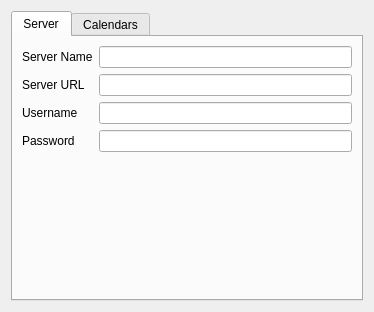
<?xml version="1.0" encoding="UTF-8"?>
<ui version="4.0">
 <class>EditServer</class>
 <widget class="QWidget" name="EditServer">
  <property name="geometry">
   <rect>
    <x>0</x>
    <y>0</y>
    <width>374</width>
    <height>312</height>
   </rect>
  </property>
  <property name="sizePolicy">
   <sizepolicy hsizetype="Expanding" vsizetype="Expanding">
    <horstretch>0</horstretch>
    <verstretch>0</verstretch>
   </sizepolicy>
  </property>
  <property name="windowTitle">
   <string>Form</string>
  </property>
  <property name="autoFillBackground">
   <bool>true</bool>
  </property>
  <layout class="QVBoxLayout" name="verticalLayout_2">
   <item>
    <widget class="QTabWidget" name="calendarTab">
     <property name="sizePolicy">
      <sizepolicy hsizetype="Expanding" vsizetype="Expanding">
       <horstretch>1</horstretch>
       <verstretch>1</verstretch>
      </sizepolicy>
     </property>
     <property name="currentIndex">
      <number>0</number>
     </property>
     <widget class="QWidget" name="Server">
      <property name="sizePolicy">
       <sizepolicy hsizetype="Expanding" vsizetype="Expanding">
        <horstretch>1</horstretch>
        <verstretch>1</verstretch>
       </sizepolicy>
      </property>
      <attribute name="title">
       <string>Server</string>
      </attribute>
      <layout class="QVBoxLayout" name="verticalLayout_3">
       <item>
        <layout class="QFormLayout" name="formLayout">
         <property name="sizeConstraint">
          <enum>QLayout::SetMaximumSize</enum>
         </property>
         <property name="fieldGrowthPolicy">
          <enum>QFormLayout::ExpandingFieldsGrow</enum>
         </property>
         <property name="rowWrapPolicy">
          <enum>QFormLayout::DontWrapRows</enum>
         </property>
         <property name="labelAlignment">
          <set>Qt::AlignLeading|Qt::AlignLeft|Qt::AlignVCenter</set>
         </property>
         <property name="formAlignment">
          <set>Qt::AlignRight|Qt::AlignTop|Qt::AlignTrailing</set>
         </property>
         <property name="horizontalSpacing">
          <number>6</number>
         </property>
         <item row="0" column="0">
          <widget class="QLabel" name="serverNameLabel">
           <property name="text">
            <string>Server Name</string>
           </property>
          </widget>
         </item>
         <item row="0" column="1">
          <widget class="QLineEdit" name="uiServerNameLine">
           <property name="sizePolicy">
            <sizepolicy hsizetype="Expanding" vsizetype="Fixed">
             <horstretch>1</horstretch>
             <verstretch>0</verstretch>
            </sizepolicy>
           </property>
          </widget>
         </item>
         <item row="1" column="0">
          <widget class="QLabel" name="serverUrlLabel">
           <property name="sizePolicy">
            <sizepolicy hsizetype="Minimum" vsizetype="Preferred">
             <horstretch>0</horstretch>
             <verstretch>0</verstretch>
            </sizepolicy>
           </property>
           <property name="text">
            <string>Server URL</string>
           </property>
          </widget>
         </item>
         <item row="1" column="1">
          <widget class="QLineEdit" name="uiServerAddressLine">
           <property name="sizePolicy">
            <sizepolicy hsizetype="Expanding" vsizetype="Fixed">
             <horstretch>1</horstretch>
             <verstretch>0</verstretch>
            </sizepolicy>
           </property>
          </widget>
         </item>
         <item row="2" column="0">
          <widget class="QLabel" name="usernameLabel">
           <property name="sizePolicy">
            <sizepolicy hsizetype="Minimum" vsizetype="Preferred">
             <horstretch>0</horstretch>
             <verstretch>0</verstretch>
            </sizepolicy>
           </property>
           <property name="text">
            <string>Username</string>
           </property>
          </widget>
         </item>
         <item row="2" column="1">
          <widget class="QLineEdit" name="uiUserNameLine">
           <property name="sizePolicy">
            <sizepolicy hsizetype="Expanding" vsizetype="Fixed">
             <horstretch>1</horstretch>
             <verstretch>0</verstretch>
            </sizepolicy>
           </property>
          </widget>
         </item>
         <item row="3" column="0">
          <widget class="QLabel" name="passwordLabel">
           <property name="sizePolicy">
            <sizepolicy hsizetype="Minimum" vsizetype="Preferred">
             <horstretch>0</horstretch>
             <verstretch>0</verstretch>
            </sizepolicy>
           </property>
           <property name="text">
            <string>Password</string>
           </property>
          </widget>
         </item>
         <item row="3" column="1">
          <widget class="QLineEdit" name="uiUserPassLine">
           <property name="sizePolicy">
            <sizepolicy hsizetype="Expanding" vsizetype="Fixed">
             <horstretch>1</horstretch>
             <verstretch>0</verstretch>
            </sizepolicy>
           </property>
           <property name="echoMode">
            <enum>QLineEdit::Password</enum>
           </property>
          </widget>
         </item>
        </layout>
       </item>
      </layout>
     </widget>
     <widget class="QWidget" name="Calendars">
      <property name="sizePolicy">
       <sizepolicy hsizetype="Expanding" vsizetype="Expanding">
        <horstretch>1</horstretch>
        <verstretch>1</verstretch>
       </sizepolicy>
      </property>
      <attribute name="title">
       <string>Calendars</string>
      </attribute>
      <layout class="QVBoxLayout" name="verticalLayout_4">
       <item>
        <layout class="QVBoxLayout" name="verticalLayout">
         <property name="sizeConstraint">
          <enum>QLayout::SetMaximumSize</enum>
         </property>
         <item>
          <widget class="QListWidget" name="uiCalendarList"/>
         </item>
         <item>
          <layout class="QHBoxLayout" name="horizontalLayout">
           <property name="sizeConstraint">
            <enum>QLayout::SetDefaultConstraint</enum>
           </property>
           <item>
            <widget class="QLineEdit" name="uiCalendarInput"/>
           </item>
           <item>
            <widget class="QPushButton" name="uiAddCalendar">
             <property name="text">
              <string>Add calendar</string>
             </property>
            </widget>
           </item>
          </layout>
         </item>
         <item>
          <widget class="QPushButton" name="uiDeleteCalendar">
           <property name="text">
            <string>Delete Calendar</string>
           </property>
          </widget>
         </item>
        </layout>
       </item>
      </layout>
     </widget>
    </widget>
   </item>
  </layout>
 </widget>
 <resources/>
 <connections/>
</ui>
